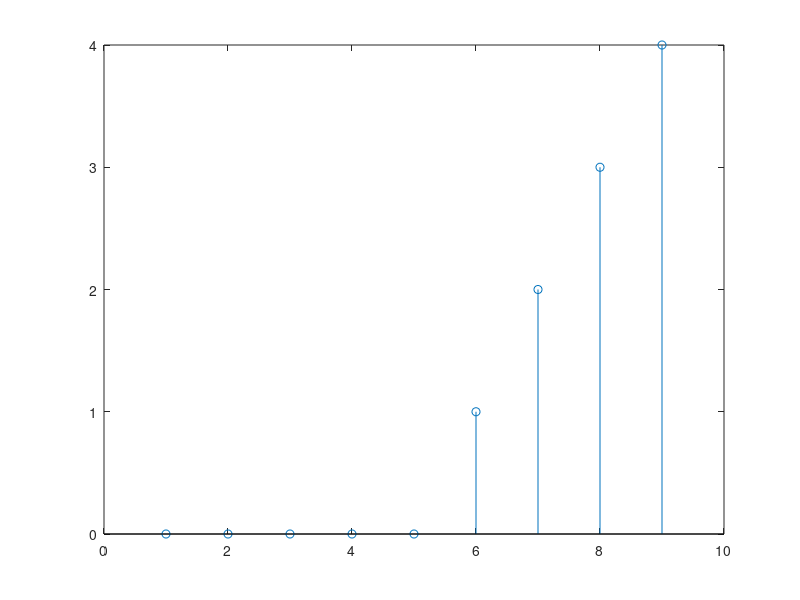

This chart was generated by the following MATLAB code:
A = [1,2,3,4];
K = input('Enter Delay = ');
[r,c] = size(A);         
B =  zeros(r,c+K);
for i = 1:c
    B(1,i+K) = A(1,i);
end
stem([zeros(1,K),A]);